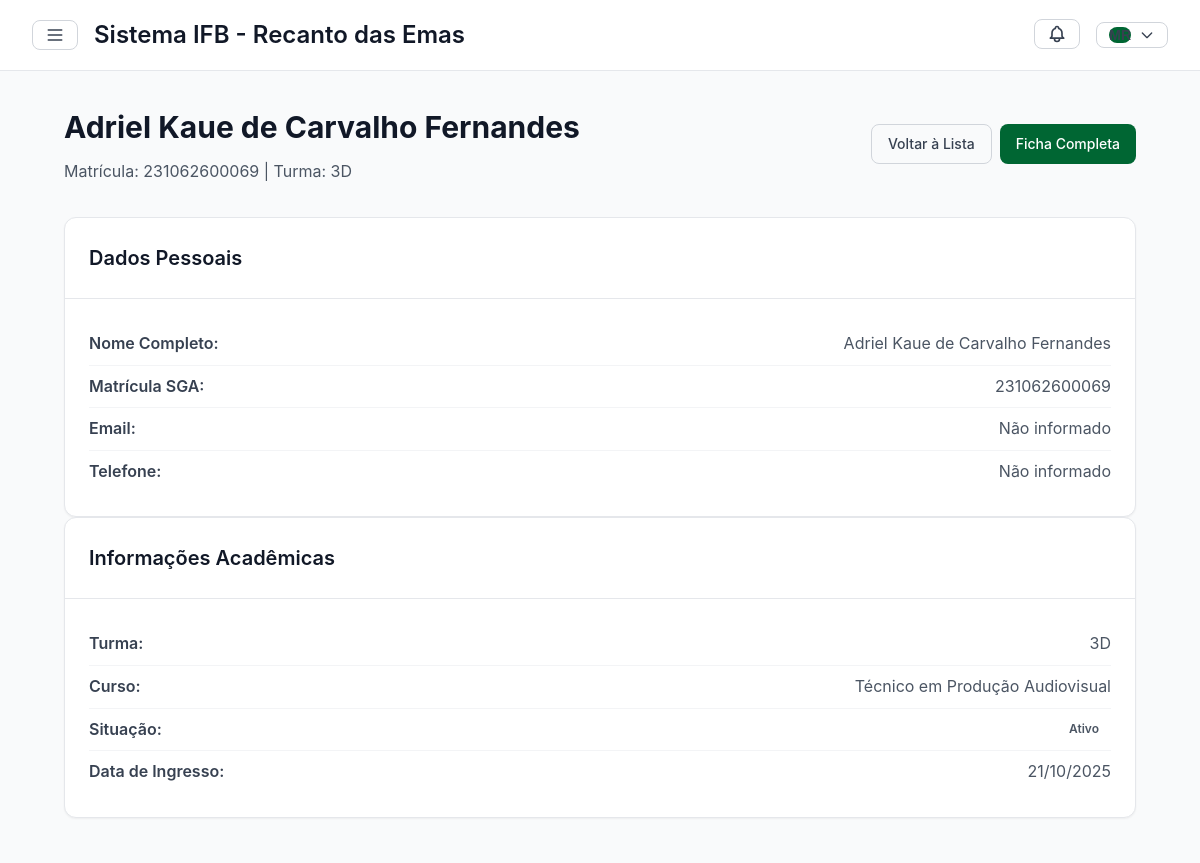
The app's page /estudantes/231062600069/ (signed in, upper part), older data.
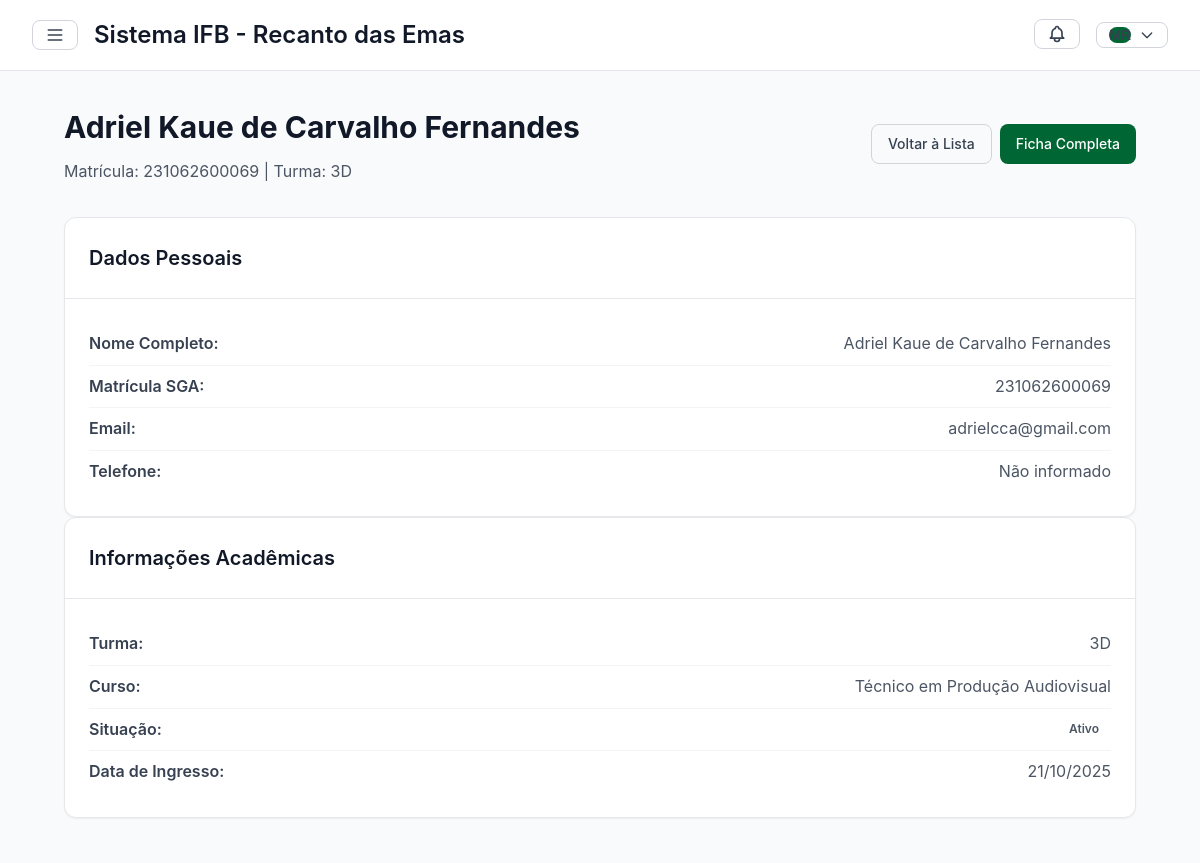
The same page, newer data.
### core/models.py (models this page shows, shortened)
class Estudante(models.Model):
    SITUACAO_CHOICES = [
        ('ATIVO', 'Ativo'),
        ('INATIVO', 'Inativo'),
        ('TRANCADO', 'Trancado'),
        ('EVADIDO', 'Evadido'),
        ('FORMADO', 'Formado'),
        ('TRANSFERIDO', 'Transferido'),
    ]
    matricula_sga = models.CharField(max_length=20, unique=True)
    nome = models.CharField(max_length=200)
    cpf = models.CharField(max_length=14, blank=True)
    data_nascimento = models.DateField(null=True, blank=True)
    email = models.EmailField()
    email_responsavel = models.EmailField(blank=True)
    contato_responsavel = models.CharField(max_length=15, blank=True)
    logradouro = models.CharField(max_length=200, blank=True)
    bairro_cidade = models.CharField(max_length=100, blank=True)
    uf = models.CharField(max_length=2, blank=True)
    turma = models.ForeignKey(Turma, on_delete=models.PROTECT, related_name='estudantes')
    turma_periodo = models.CharField(max_length=20, blank=True)
    campus = models.ForeignKey(Campus, on_delete=models.PROTECT)
    curso = models.ForeignKey(Curso, on_delete=models.PROTECT)
    situacao = models.CharField(max_length=15, choices=SITUACAO_CHOICES, default='ATIVO')
    data_ingresso = models.DateField()
    foto = models.ImageField(upload_to='estudantes/', blank=True, null=True)
    foto_url = models.URLField(
        blank=True,
        null=True,
        help_text="Link direto da imagem no Google Drive. Use o formato: https://drive.google.com/uc?export=view&id=ID_DA_IMAGEM"
    )
    responsavel = models.ForeignKey(
        Responsavel,
        on_delete=models.SET_NULL,
        null=True,
        blank=True
    )
    class Meta:
        ordering = ['nome']

class Turma(models.Model):
    nome = models.CharField(max_length=50)
    curso = models.ForeignKey(Curso, on_delete=models.PROTECT)
    ano = models.IntegerField()
    periodo = models.CharField(max_length=20)  # "2024.1", "2024.2"
    semestre = models.IntegerField(choices=[(0, 'Anual'), (1, '1º'), (2, '2º')])
    sala = models.CharField(max_length=20, blank=True)
    ativa = models.BooleanField(default=True)
    class Meta:
        ordering = ['-ano', '-semestre', 'nome']
        unique_together = ['nome', 'curso', 'ano', 'semestre']

class Curso(models.Model):
    nome = models.CharField(max_length=200)
    campus = models.ForeignKey(Campus, on_delete=models.PROTECT, related_name='cursos')
    codigo = models.CharField(max_length=20, unique=True)
    ativo = models.BooleanField(default=True)
    class Meta:
        ordering = ['nome']

### core/views.py (the view)
# urls.py: path('estudantes/<str:matricula>/', views.estudante_detail, name='estudante_detail'),
@login_required
def estudante_detail(request, matricula):
    estudante = get_object_or_404(Estudante, matricula_sga=matricula)
    pode_ver_ficha = (
            request.user.is_superuser or
            (hasattr(request.user, 'servidor') and
             request.user.servidor.pode_visualizar_ficha_aluno)
    )
    from atendimentos.models import Atendimento
    from pedagogico.models import InformacaoEstudanteConselho
    atendimentos = Atendimento.objects.filter(
        estudantes=estudante,
        publicar_ficha_aluno=True
    )[:5]
    total_atendimentos = Atendimento.objects.filter(
        estudantes=estudante
    ).count()
    total_conselhos = InformacaoEstudanteConselho.objects.filter(
        estudante=estudante
    ).count()
    context = {
        'estudante': estudante,
        'pode_ver_ficha': pode_ver_ficha,
        'atendimentos': atendimentos,
        'total_atendimentos': total_atendimentos,
        'total_conselhos': total_conselhos,
    }
    return render(request, 'core/estudante_detail.html', context)

### templates/core/estudante_detail.html (shortened to what this page needs)
{% extends 'core/base.html' %}
{% load static %}
{% block content %}
<div class="container">
    <div class="page-header">
        <div>
            <h1 class="page-title">{{ estudante.nome }}</h1>
            <p class="page-subtitle">Matrícula: {{ estudante.matricula_sga }} | Turma: {{ estudante.turma.nome }}</p>
        </div>
        <div class="flex gap-2">
            <a href="{% url 'core:estudante_list' %}" class="btn btn-outline">
                Voltar à Lista
            </a>
            <a href="{% url 'pedagogico:ficha_aluno' estudante.matricula_sga %}" class="btn btn-primary">
                Ficha Completa
            </a>
        </div>
    </div>
    <div class="grid-2 mb-6">
        <div class="card">
            <div class="card-header">
                <h3 class="card-title">Dados Pessoais</h3>
            </div>
            <div class="card-body">
                <div class="info-group">
                    <label>Nome Completo:</label>
                    <span>{{ estudante.nome }}</span>
                </div>
                <div class="info-group">
                    <label>Matrícula SGA:</label>
                    <span>{{ estudante.matricula_sga }}</span>
                </div>
                <div class="info-group">
                    <label>Email:</label>
                    <span>{{ estudante.email|default:"Não informado" }}</span>
                </div>
                <div class="info-group">
                    <label>Telefone:</label>
                    <span>{{ estudante.telefone|default:"Não informado" }}</span>
                </div>
            </div>
        </div>
        <div class="card">
            <div class="card-header">
                <h3 class="card-title">Informações Acadêmicas</h3>
            </div>
            <div class="card-body">
                <div class="info-group">
                    <label>Turma:</label>
                    <span>{{ estudante.turma.nome }}</span>
                </div>
                <div class="info-group">
                    <label>Curso:</label>
                    <span>{{ estudante.curso.nome }}</span>
                </div>
                <div class="info-group">
                    <label>Situação:</label>
                    <span class="badge badge-{{ estudante.situacao|lower }}">
                        {{ estudante.get_situacao_display }}
                    </span>
                </div>
                <div class="info-group">
                    <label>Data de Ingresso:</label>
                    <span>{{ estudante.data_ingresso|date:"d/m/Y"|default:"Não informada" }}</span>
                </div>
            </div>
        </div>
    </div>
</div>
{% endblock %}

Row changes from the older to the newer data that the page shows:
changed Estudante "Adriel Kaue de Carvalho Fernandes": email "Não informado" → "adrielcca@gmail.com"
